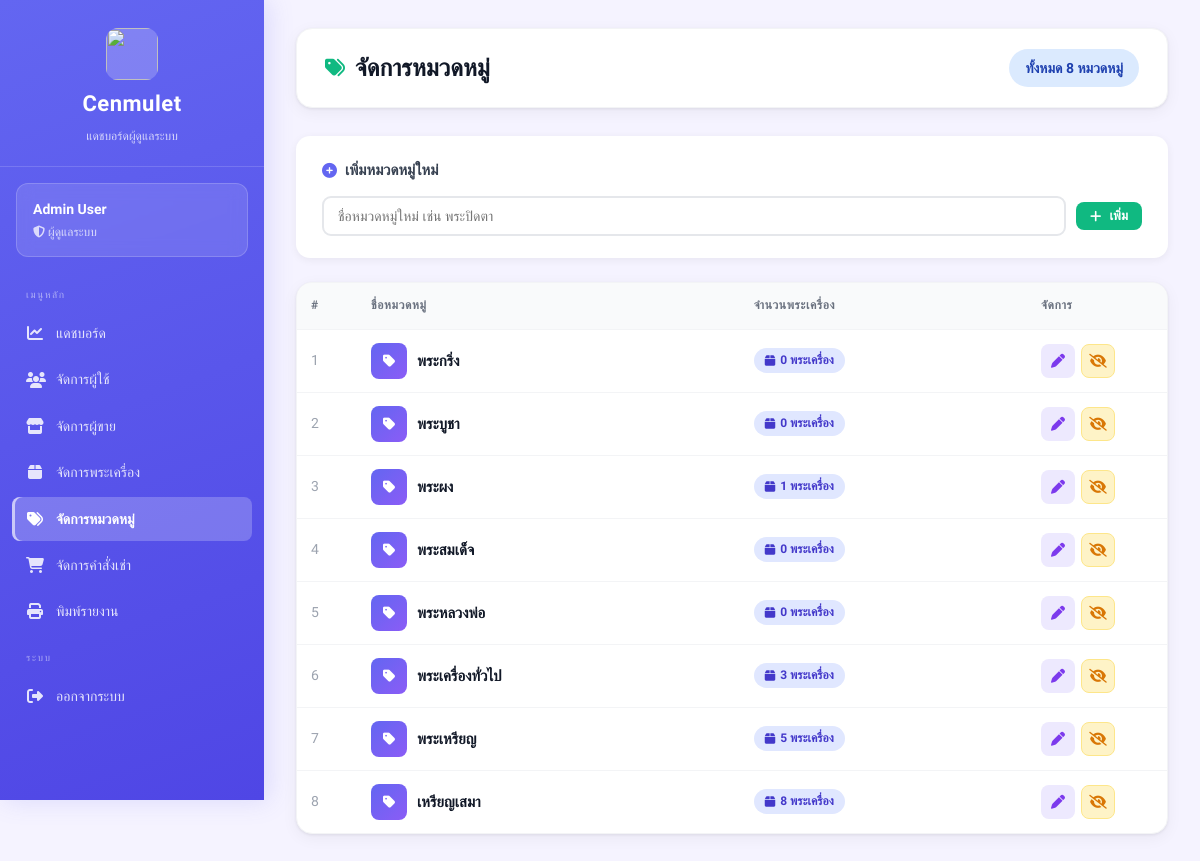
The page /views/admin/categories.php (signed in) on the database as committed earlier.
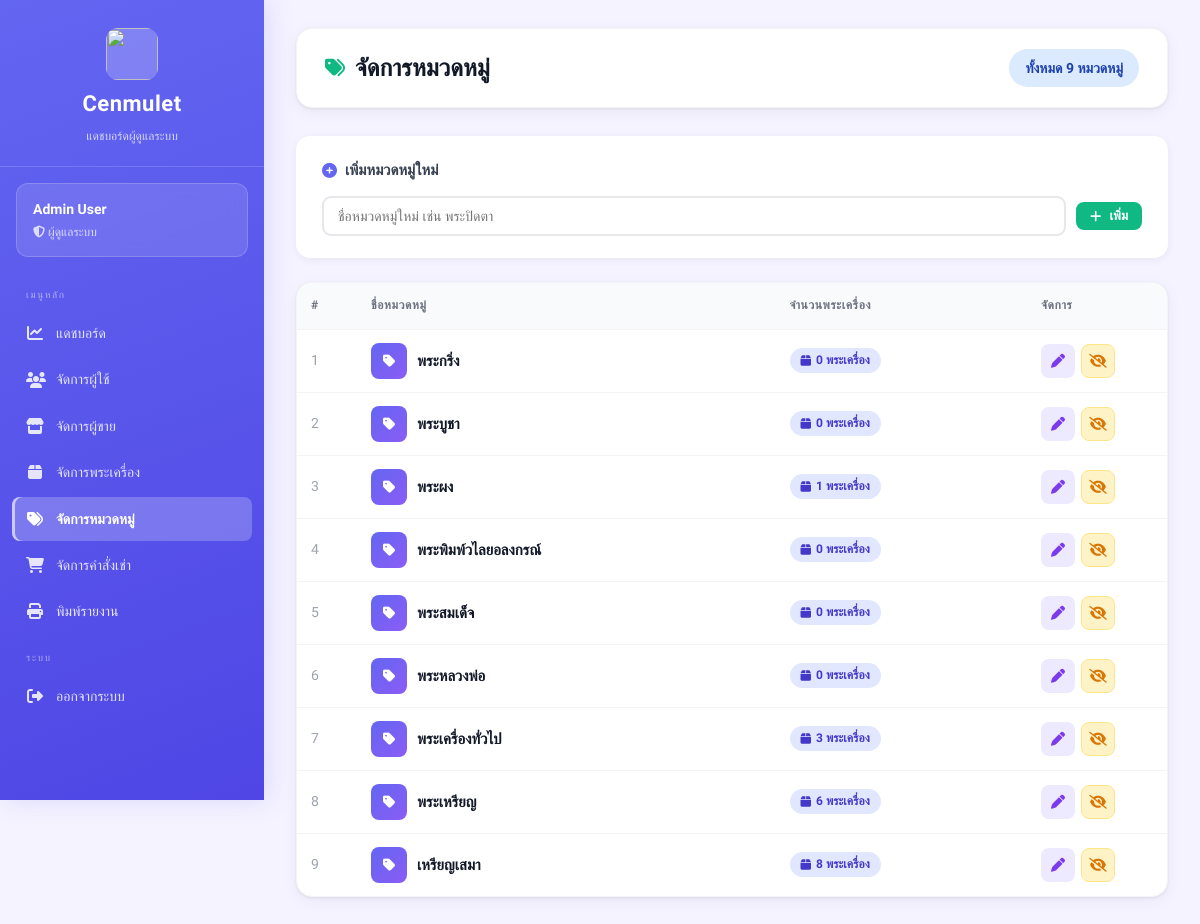
The same page on the database as committed later.
### tables this page shows
CREATE TABLE categories (
    id INTEGER PRIMARY KEY AUTOINCREMENT,
    category_name TEXT
, is_hidden INTEGER DEFAULT 0);

### views/admin/categories.php (the view, shortened to what this page needs)
<?php
require_once __DIR__ . "/../../config/db.php";
$categories = $db->query("
    SELECT c.id, c.category_name, COALESCE(c.is_hidden, 0) as is_hidden,
           COUNT(a.id) as product_count
    FROM categories c
    LEFT JOIN amulets a ON c.id = a.categoryId
    GROUP BY c.id
    ORDER BY c.category_name ASC
")->fetchAll(PDO::FETCH_ASSOC);
$total = count($categories);
?>
<!DOCTYPE html>
<html lang="th">
<head>
    <link rel="stylesheet" href="/public/css/dashboard.css">
    <link rel="stylesheet" href="https://cdnjs.cloudflare.com/ajax/libs/font-awesome/6.5.1/css/all.min.css">
</head>
<body class="admin">
<div class="dashboard-container">
<?php include __DIR__ . '/_sidebar.php'; ?>
<main class="main-content">
    <div class="top-bar">
        <h1><i class="fa-solid fa-tags"></i> จัดการหมวดหมู่</h1>
        <span class="badge badge-info" style="font-size:14px;padding:8px 16px">
            ทั้งหมด <?php echo $total; ?> หมวดหมู่
        </span>
    </div>
    <div class="cat-form-card">
        <h3><i class="fa-solid fa-plus-circle"></i> เพิ่มหมวดหมู่ใหม่</h3>
        <form action="/admin/category_action.php" method="POST">
            <div class="cat-input-row">
                <input type="text" name="category_name" id="newCategoryName"
                       placeholder="ชื่อหมวดหมู่ใหม่ เช่น พระปิดตา" required maxlength="100"
                       autocomplete="off">
                <button type="submit" class="btn btn-primary btn-sm" style="white-space:nowrap">
                    <i class="fa-solid fa-plus"></i> เพิ่ม
                </button>
            </div>
        </form>
    </div>
    <div class="card">
        <div class="table-wrapper">
        <?php if (count($categories) > 0): ?>
        <table id="catTable">
            <thead>
                <tr>
                    <th style="width:60px">#</th>
                    <th>ชื่อหมวดหมู่</th>
                    <th>จำนวนพระเครื่อง</th>
                    <th style="width:140px">จัดการ</th>
                </tr>
            </thead>
            <tbody>
            <?php foreach ($categories as $i => $c): ?>
            <tr id="row-<?php echo $c['id']; ?>" class="<?php echo $c['is_hidden'] ? 'cat-hidden' : ''; ?>">
                <td style="color:#9ca3af"><?php echo $i + 1; ?></td>
                <td>
                    <div id="view-<?php echo $c['id']; ?>"
                         style="display:flex;align-items:center;gap:10px">
                        <div style="width:36px;height:36px;border-radius:8px;background:<?php echo $c['is_hidden'] ? '#e5e7eb' : 'linear-gradient(135deg,#6366f1,#8b5cf6)'; ?>;display:flex;align-items:center;justify-content:center;color:<?php echo $c['is_hidden'] ? '#9ca3af' : '#fff'; ?>;flex-shrink:0">
                            <i class="fa-solid <?php echo $c['is_hidden'] ? 'fa-eye-slash' : 'fa-tag'; ?>"></i>
                        </div>
                        <strong style="font-size:15px"><?php echo htmlspecialchars($c['category_name']); ?></strong>
                    </div>
                </td>
                <td>
                    <span class="cat-count-chip">
                        <i class="fa-solid fa-box"></i>
                        <?php echo number_format($c['product_count']); ?> พระเครื่อง
                    </span>
                </td>
                <td>
                    <div id="viewBtns-<?php echo $c['id']; ?>" style="display:flex;gap:6px">
                        <button class="btn-icon edit-cat" title="แก้ไข"
                                onclick="startEdit(<?php echo $c['id']; ?>)">
                            <i class="fa-solid fa-pen"></i>
                        </button>
                        <form action="/admin/category_action.php" method="POST">
                            <?php if ($c['is_hidden']): ?>
                            <button type="submit" class="btn-icon show-cat" title="แสดงหมวดหมู่">
                                <i class="fa-solid fa-eye"></i>
                            </button>
                            <?php else: ?>
                            <button type="submit" class="btn-icon hide-cat" title="ซ่อนหมวดหมู่">
                                <i class="fa-solid fa-eye-slash"></i>
                            </button>
                            <?php endif; ?>
                        </form>
                    </div>
                </td>
            </tr>
            <?php endforeach; ?>
            </tbody>
        </table>
        <?php endif; ?>
        </div>
    </div>
</main>
</div>
</body>
</html>

Rows that differ between the two databases and show on the page:
added categories: category_name "พระพิมพ์วไลยอลงกรณ์", product_count "0"
computed for categories "พระเหรียญ": product_count "5" → "6"
Other text that changed with them:
$total: "8" → "9"
